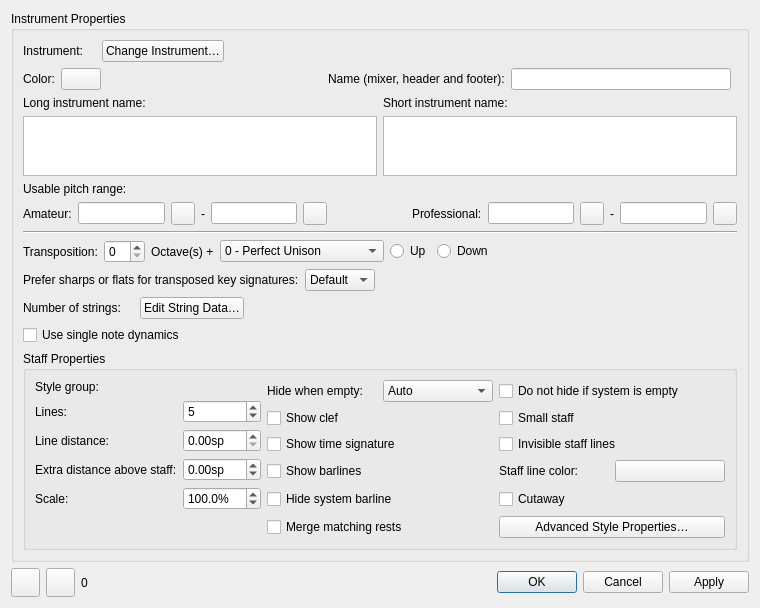
<?xml version="1.0" encoding="UTF-8"?>
<ui version="4.0">
 <class>EditStaffBase</class>
 <widget class="QDialog" name="EditStaffBase">
  <property name="geometry">
   <rect>
    <x>0</x>
    <y>0</y>
    <width>760</width>
    <height>608</height>
   </rect>
  </property>
  <property name="sizePolicy">
   <sizepolicy hsizetype="Preferred" vsizetype="Preferred">
    <horstretch>0</horstretch>
    <verstretch>0</verstretch>
   </sizepolicy>
  </property>
  <property name="minimumSize">
   <size>
    <width>0</width>
    <height>0</height>
   </size>
  </property>
  <property name="windowTitle">
   <string>Instrument / Staff Properties</string>
  </property>
  <layout class="QGridLayout" name="gridLayout">
   <item row="0" column="0" colspan="2">
    <widget class="QGroupBox" name="groupPartProps">
     <property name="sizePolicy">
      <sizepolicy hsizetype="Preferred" vsizetype="Expanding">
       <horstretch>0</horstretch>
       <verstretch>0</verstretch>
      </sizepolicy>
     </property>
     <property name="title">
      <string>Instrument Properties</string>
     </property>
     <layout class="QVBoxLayout" name="verticalLayout" stretch="0,1,0,0,0,0,0,0,0">
      <item>
       <layout class="QGridLayout" name="grid_PartProps">
        <property name="leftMargin">
         <number>0</number>
        </property>
        <item row="2" column="0" colspan="2">
         <layout class="QHBoxLayout" name="horizontalLayout_2">
          <property name="spacing">
           <number>6</number>
          </property>
          <item>
           <widget class="QLabel" name="labelInstrName">
            <property name="text">
             <string>Instrument:</string>
            </property>
            <property name="buddy">
             <cstring>instrumentName</cstring>
            </property>
           </widget>
          </item>
          <item>
           <widget class="QLabel" name="instrumentName"/>
          </item>
          <item>
           <widget class="QPushButton" name="changeInstrument">
            <property name="text">
             <string>Change Instrument…</string>
            </property>
           </widget>
          </item>
          <item>
           <spacer name="horizontalSpacer_4">
            <property name="orientation">
             <enum>Qt::Orientation::Horizontal</enum>
            </property>
            <property name="sizeHint" stdset="0">
             <size>
              <width>40</width>
              <height>20</height>
             </size>
            </property>
           </spacer>
          </item>
         </layout>
        </item>
        <item row="3" column="0">
         <layout class="QHBoxLayout" name="horizontalLayout_5">
          <item>
           <widget class="QLabel" name="label_InstrumentNameColor">
            <property name="text">
             <string>Color:</string>
            </property>
           </widget>
          </item>
          <item>
           <widget class="Awl::ColorLabel" name="color_2">
            <property name="focusPolicy">
             <enum>Qt::FocusPolicy::TabFocus</enum>
            </property>
           </widget>
          </item>
          <item>
           <spacer name="horizontalSpacer_5">
            <property name="orientation">
             <enum>Qt::Orientation::Horizontal</enum>
            </property>
            <property name="sizeHint" stdset="0">
             <size>
              <width>40</width>
              <height>20</height>
             </size>
            </property>
           </spacer>
          </item>
          <item>
           <widget class="QLabel" name="label_PartName">
            <property name="text">
             <string>Name (mixer, header and footer):</string>
            </property>
            <property name="buddy">
             <cstring>partName</cstring>
            </property>
           </widget>
          </item>
          <item>
           <widget class="QLineEdit" name="partName"/>
          </item>
         </layout>
        </item>
       </layout>
      </item>
      <item>
       <layout class="QGridLayout" name="grid_InstrNames">
        <item row="0" column="0">
         <widget class="QLabel" name="labelLongName">
          <property name="sizePolicy">
           <sizepolicy hsizetype="Fixed" vsizetype="Fixed">
            <horstretch>0</horstretch>
            <verstretch>0</verstretch>
           </sizepolicy>
          </property>
          <property name="text">
           <string>Long instrument name:</string>
          </property>
          <property name="buddy">
           <cstring>longName</cstring>
          </property>
         </widget>
        </item>
        <item row="0" column="1">
         <widget class="QLabel" name="labelShortName">
          <property name="sizePolicy">
           <sizepolicy hsizetype="Fixed" vsizetype="Fixed">
            <horstretch>0</horstretch>
            <verstretch>0</verstretch>
           </sizepolicy>
          </property>
          <property name="text">
           <string>Short instrument name:</string>
          </property>
          <property name="buddy">
           <cstring>shortName</cstring>
          </property>
         </widget>
        </item>
        <item row="1" column="0">
         <widget class="QTextEdit" name="longName">
          <property name="minimumSize">
           <size>
            <width>0</width>
            <height>40</height>
           </size>
          </property>
          <property name="tabChangesFocus">
           <bool>true</bool>
          </property>
         </widget>
        </item>
        <item row="1" column="1">
         <widget class="QTextEdit" name="shortName">
          <property name="minimumSize">
           <size>
            <width>0</width>
            <height>40</height>
           </size>
          </property>
          <property name="tabChangesFocus">
           <bool>true</bool>
          </property>
         </widget>
        </item>
       </layout>
      </item>
      <item>
       <widget class="QLabel" name="labelPitchRanges">
        <property name="text">
         <string>Usable pitch range:</string>
        </property>
       </widget>
      </item>
      <item>
       <layout class="QHBoxLayout" name="hLayout_PitchRanges">
        <item>
         <widget class="QLabel" name="label_7">
          <property name="text">
           <string>Amateur:</string>
          </property>
          <property name="buddy">
           <cstring>minPitchA</cstring>
          </property>
         </widget>
        </item>
        <item>
         <widget class="QLineEdit" name="minPitchA">
          <property name="readOnly">
           <bool>true</bool>
          </property>
         </widget>
        </item>
        <item>
         <widget class="QToolButton" name="minPitchASelect">
          <property name="text">
           <string notr="true"/>
          </property>
          <property name="icon">
           <iconset resource="musescore.qrc">
            <normaloff>:/data/icons/edit.svg</normaloff>:/data/icons/edit.svg</iconset>
          </property>
         </widget>
        </item>
        <item>
         <widget class="QLabel" name="label_9">
          <property name="text">
           <string notr="true">-</string>
          </property>
         </widget>
        </item>
        <item>
         <widget class="QLineEdit" name="maxPitchA">
          <property name="readOnly">
           <bool>true</bool>
          </property>
         </widget>
        </item>
        <item>
         <widget class="QToolButton" name="maxPitchASelect">
          <property name="text">
           <string notr="true"/>
          </property>
          <property name="icon">
           <iconset resource="musescore.qrc">
            <normaloff>:/data/icons/edit.svg</normaloff>:/data/icons/edit.svg</iconset>
          </property>
         </widget>
        </item>
        <item>
         <spacer name="horizontalSpacer">
          <property name="orientation">
           <enum>Qt::Orientation::Horizontal</enum>
          </property>
          <property name="sizeHint" stdset="0">
           <size>
            <width>100</width>
            <height>20</height>
           </size>
          </property>
         </spacer>
        </item>
        <item>
         <widget class="QLabel" name="label_8">
          <property name="text">
           <string>Professional:</string>
          </property>
          <property name="buddy">
           <cstring>minPitchP</cstring>
          </property>
         </widget>
        </item>
        <item>
         <widget class="QLineEdit" name="minPitchP">
          <property name="readOnly">
           <bool>true</bool>
          </property>
         </widget>
        </item>
        <item>
         <widget class="QToolButton" name="minPitchPSelect">
          <property name="text">
           <string notr="true"/>
          </property>
          <property name="icon">
           <iconset resource="musescore.qrc">
            <normaloff>:/data/icons/edit.svg</normaloff>:/data/icons/edit.svg</iconset>
          </property>
         </widget>
        </item>
        <item>
         <widget class="QLabel" name="label_10">
          <property name="text">
           <string notr="true">-</string>
          </property>
         </widget>
        </item>
        <item>
         <widget class="QLineEdit" name="maxPitchP">
          <property name="readOnly">
           <bool>true</bool>
          </property>
         </widget>
        </item>
        <item>
         <widget class="QToolButton" name="maxPitchPSelect">
          <property name="text">
           <string notr="true"/>
          </property>
          <property name="icon">
           <iconset resource="musescore.qrc">
            <normaloff>:/data/icons/edit.svg</normaloff>:/data/icons/edit.svg</iconset>
          </property>
         </widget>
        </item>
       </layout>
      </item>
      <item>
       <widget class="Line" name="line">
        <property name="orientation">
         <enum>Qt::Orientation::Horizontal</enum>
        </property>
       </widget>
      </item>
      <item>
       <layout class="QVBoxLayout" name="vLayout_Transposition">
        <item>
         <layout class="QHBoxLayout" name="transp_Main">
          <item>
           <widget class="QLabel" name="labelTransp">
            <property name="toolTip">
             <string>Interval from written to sounding pitch</string>
            </property>
            <property name="text">
             <string>Transposition:</string>
            </property>
            <property name="buddy">
             <cstring>iList</cstring>
            </property>
           </widget>
          </item>
          <item>
           <widget class="QSpinBox" name="octave">
            <property name="accessibleName">
             <string>Octave</string>
            </property>
            <property name="maximum">
             <number>10</number>
            </property>
           </widget>
          </item>
          <item>
           <widget class="QLabel" name="label_11">
            <property name="text">
             <string>Octave(s) +</string>
            </property>
            <property name="buddy">
             <cstring>octave</cstring>
            </property>
           </widget>
          </item>
          <item>
           <widget class="QComboBox" name="iList">
            <property name="sizePolicy">
             <sizepolicy hsizetype="Preferred" vsizetype="Fixed">
              <horstretch>0</horstretch>
              <verstretch>0</verstretch>
             </sizepolicy>
            </property>
            <property name="accessibleName">
             <string>Interval</string>
            </property>
            <item>
             <property name="text">
              <string>0 - Perfect Unison</string>
             </property>
            </item>
            <item>
             <property name="text">
              <string>1 - Augmented Unison</string>
             </property>
            </item>
            <item>
             <property name="text">
              <string>0 - Diminished Second</string>
             </property>
            </item>
            <item>
             <property name="text">
              <string>1 - Minor Second</string>
             </property>
            </item>
            <item>
             <property name="text">
              <string>2 - Major Second</string>
             </property>
            </item>
            <item>
             <property name="text">
              <string>3 - Augmented Second</string>
             </property>
            </item>
            <item>
             <property name="text">
              <string>2 - Diminished Third</string>
             </property>
            </item>
            <item>
             <property name="text">
              <string>3 - Minor Third</string>
             </property>
            </item>
            <item>
             <property name="text">
              <string>4 - Major Third</string>
             </property>
            </item>
            <item>
             <property name="text">
              <string>5 - Augmented Third</string>
             </property>
            </item>
            <item>
             <property name="text">
              <string>4 - Diminished Fourth</string>
             </property>
            </item>
            <item>
             <property name="text">
              <string>5 - Perfect Fourth</string>
             </property>
            </item>
            <item>
             <property name="text">
              <string>6 - Augmented Fourth</string>
             </property>
            </item>
            <item>
             <property name="text">
              <string>6 - Diminished Fifth</string>
             </property>
            </item>
            <item>
             <property name="text">
              <string>7 - Perfect Fifth</string>
             </property>
            </item>
            <item>
             <property name="text">
              <string>8 - Augmented Fifth</string>
             </property>
            </item>
            <item>
             <property name="text">
              <string>7 - Diminished Sixth</string>
             </property>
            </item>
            <item>
             <property name="text">
              <string>8 - Minor Sixth</string>
             </property>
            </item>
            <item>
             <property name="text">
              <string>9 - Major Sixth</string>
             </property>
            </item>
            <item>
             <property name="text">
              <string>10 - Augmented Sixth</string>
             </property>
            </item>
            <item>
             <property name="text">
              <string>9 - Diminished Seventh</string>
             </property>
            </item>
            <item>
             <property name="text">
              <string>10 - Minor Seventh</string>
             </property>
            </item>
            <item>
             <property name="text">
              <string>11 - Major Seventh</string>
             </property>
            </item>
            <item>
             <property name="text">
              <string>12 - Augmented Seventh</string>
             </property>
            </item>
            <item>
             <property name="text">
              <string>11 - Diminished Octave</string>
             </property>
            </item>
            <item>
             <property name="text">
              <string>12 - Perfect Octave</string>
             </property>
            </item>
           </widget>
          </item>
          <item>
           <widget class="QRadioButton" name="up">
            <property name="text">
             <string>Up</string>
            </property>
           </widget>
          </item>
          <item>
           <widget class="QRadioButton" name="down">
            <property name="text">
             <string>Down</string>
            </property>
           </widget>
          </item>
          <item>
           <spacer name="horizontalSpacer_1">
            <property name="orientation">
             <enum>Qt::Orientation::Horizontal</enum>
            </property>
            <property name="sizeHint" stdset="0">
             <size>
              <width>17</width>
              <height>18</height>
             </size>
            </property>
           </spacer>
          </item>
         </layout>
        </item>
        <item>
         <widget class="QWidget" name="transp_PreferSharpFlat" native="true">
          <layout class="QHBoxLayout" name="transp_PreferSharpFlat_Layout">
           <property name="spacing">
            <number>6</number>
           </property>
           <property name="leftMargin">
            <number>0</number>
           </property>
           <property name="topMargin">
            <number>0</number>
           </property>
           <property name="rightMargin">
            <number>0</number>
           </property>
           <property name="bottomMargin">
            <number>0</number>
           </property>
           <item>
            <widget class="QLabel" name="labelPreferSharpFlat">
             <property name="text">
              <string>Prefer sharps or flats for transposed key signatures:</string>
             </property>
            </widget>
           </item>
           <item>
            <widget class="QComboBox" name="preferSharpFlat">
             <item>
              <property name="text">
               <string>Default</string>
              </property>
             </item>
             <item>
              <property name="text">
               <string>Sharps</string>
              </property>
             </item>
             <item>
              <property name="text">
               <string>Flats</string>
              </property>
             </item>
            </widget>
           </item>
           <item>
            <spacer name="horizontalSpacer_7">
             <property name="orientation">
              <enum>Qt::Orientation::Horizontal</enum>
             </property>
             <property name="sizeHint" stdset="0">
              <size>
               <width>40</width>
               <height>20</height>
              </size>
             </property>
            </spacer>
           </item>
          </layout>
         </widget>
        </item>
       </layout>
      </item>
      <item>
       <widget class="QFrame" name="stringDataFrame">
        <layout class="QHBoxLayout" name="horizontalLayout_4">
         <property name="spacing">
          <number>6</number>
         </property>
         <property name="leftMargin">
          <number>0</number>
         </property>
         <property name="topMargin">
          <number>0</number>
         </property>
         <property name="rightMargin">
          <number>0</number>
         </property>
         <property name="bottomMargin">
          <number>0</number>
         </property>
         <item>
          <widget class="QLabel" name="labelNumOfStrings">
           <property name="text">
            <string>Number of strings:</string>
           </property>
           <property name="buddy">
            <cstring>numOfStrings</cstring>
           </property>
          </widget>
         </item>
         <item>
          <widget class="QLabel" name="numOfStrings"/>
         </item>
         <item>
          <widget class="QPushButton" name="editStringData">
           <property name="text">
            <string>Edit String Data…</string>
           </property>
          </widget>
         </item>
         <item>
          <spacer name="horizontalSpacer_2">
           <property name="orientation">
            <enum>Qt::Orientation::Horizontal</enum>
           </property>
           <property name="sizeHint" stdset="0">
            <size>
             <width>40</width>
             <height>20</height>
            </size>
           </property>
          </spacer>
         </item>
        </layout>
       </widget>
      </item>
      <item>
       <widget class="QCheckBox" name="singleNoteDynamics">
        <property name="accessibleName">
         <string>Use single note dynamics</string>
        </property>
        <property name="text">
         <string>Use single note dynamics</string>
        </property>
       </widget>
      </item>
      <item>
       <widget class="QGroupBox" name="groupStaffProps">
        <property name="sizePolicy">
         <sizepolicy hsizetype="Preferred" vsizetype="Expanding">
          <horstretch>0</horstretch>
          <verstretch>0</verstretch>
         </sizepolicy>
        </property>
        <property name="minimumSize">
         <size>
          <width>0</width>
          <height>0</height>
         </size>
        </property>
        <property name="title">
         <string>Staff Properties</string>
        </property>
        <layout class="QVBoxLayout" name="verticalLayout_2">
         <item>
          <layout class="QGridLayout" name="grid_StaffProps">
           <item row="4" column="2">
            <widget class="QCheckBox" name="cutaway">
             <property name="text">
              <string>Cutaway</string>
             </property>
            </widget>
           </item>
           <item row="4" column="1">
            <widget class="QCheckBox" name="hideSystemBarLine">
             <property name="text">
              <string>Hide system barline</string>
             </property>
            </widget>
           </item>
           <item row="1" column="2">
            <widget class="QCheckBox" name="isSmallCheckbox">
             <property name="sizePolicy">
              <sizepolicy hsizetype="Minimum" vsizetype="Fixed">
               <horstretch>0</horstretch>
               <verstretch>0</verstretch>
              </sizepolicy>
             </property>
             <property name="text">
              <string>Small staff</string>
             </property>
            </widget>
           </item>
           <item row="1" column="1">
            <widget class="QCheckBox" name="showClef">
             <property name="text">
              <string>Show clef</string>
             </property>
            </widget>
           </item>
           <item row="3" column="2">
            <layout class="QHBoxLayout" name="hLayout_LineColor">
             <item>
              <widget class="QLabel" name="labelColor">
               <property name="text">
                <string>Staff line color:</string>
               </property>
               <property name="buddy">
                <cstring>color</cstring>
               </property>
              </widget>
             </item>
             <item>
              <widget class="Awl::ColorLabel" name="color">
               <property name="focusPolicy">
                <enum>Qt::FocusPolicy::TabFocus</enum>
               </property>
              </widget>
             </item>
            </layout>
           </item>
           <item row="3" column="1">
            <widget class="QCheckBox" name="showBarlines">
             <property name="text">
              <string>Show barlines</string>
             </property>
            </widget>
           </item>
           <item row="2" column="1">
            <widget class="QCheckBox" name="showTimesig">
             <property name="text">
              <string>Show time signature</string>
             </property>
            </widget>
           </item>
           <item row="0" column="2">
            <widget class="QCheckBox" name="showIfEmpty">
             <property name="text">
              <string>Do not hide if system is empty</string>
             </property>
            </widget>
           </item>
           <item row="2" column="2">
            <widget class="QCheckBox" name="invisible">
             <property name="text">
              <string>Invisible staff lines</string>
             </property>
            </widget>
           </item>
           <item row="5" column="2">
            <widget class="QPushButton" name="changeStaffType">
             <property name="text">
              <string>Advanced Style Properties…</string>
             </property>
            </widget>
           </item>
           <item row="0" column="0" rowspan="5">
            <layout class="QFormLayout" name="formLayout">
             <property name="fieldGrowthPolicy">
              <enum>QFormLayout::FieldGrowthPolicy::AllNonFixedFieldsGrow</enum>
             </property>
             <property name="labelAlignment">
              <set>Qt::AlignmentFlag::AlignLeading|Qt::AlignmentFlag::AlignLeft|Qt::AlignmentFlag::AlignVCenter</set>
             </property>
             <item row="1" column="0">
              <widget class="QLabel" name="labelNumOfLines">
               <property name="text">
                <string>Lines:</string>
               </property>
               <property name="textFormat">
                <enum>Qt::TextFormat::PlainText</enum>
               </property>
               <property name="buddy">
                <cstring>lines</cstring>
               </property>
              </widget>
             </item>
             <item row="1" column="1">
              <widget class="QSpinBox" name="lines">
               <property name="minimum">
                <number>0</number>
               </property>
               <property name="maximum">
                <number>14</number>
               </property>
               <property name="value">
                <number>5</number>
               </property>
              </widget>
             </item>
             <item row="2" column="0">
              <widget class="QLabel" name="labelLineDist">
               <property name="text">
                <string>Line distance:</string>
               </property>
               <property name="buddy">
                <cstring>lineDistance</cstring>
               </property>
              </widget>
             </item>
             <item row="2" column="1">
              <widget class="QDoubleSpinBox" name="lineDistance">
               <property name="sizePolicy">
                <sizepolicy hsizetype="Preferred" vsizetype="Fixed">
                 <horstretch>0</horstretch>
                 <verstretch>0</verstretch>
                </sizepolicy>
               </property>
               <property name="suffix">
                <string>sp</string>
               </property>
               <property name="singleStep">
                <double>0.250000000000000</double>
               </property>
              </widget>
             </item>
             <item row="4" column="0">
              <widget class="QLabel" name="labelExtraDist">
               <property name="text">
                <string>Extra distance above staff:</string>
               </property>
               <property name="buddy">
                <cstring>spinExtraDistance</cstring>
               </property>
              </widget>
             </item>
             <item row="4" column="1">
              <widget class="QDoubleSpinBox" name="spinExtraDistance">
               <property name="suffix">
                <string>sp</string>
               </property>
               <property name="minimum">
                <double>-50.000000000000000</double>
               </property>
               <property name="maximum">
                <double>50.000000000000000</double>
               </property>
               <property name="singleStep">
                <double>0.250000000000000</double>
               </property>
              </widget>
             </item>
             <item row="5" column="0">
              <widget class="QLabel" name="label">
               <property name="text">
                <string>Scale:</string>
               </property>
              </widget>
             </item>
             <item row="5" column="1">
              <widget class="QDoubleSpinBox" name="mag">
               <property name="suffix">
                <string>%</string>
               </property>
               <property name="decimals">
                <number>1</number>
               </property>
               <property name="minimum">
                <double>10.000000000000000</double>
               </property>
               <property name="maximum">
                <double>1000.000000000000000</double>
               </property>
               <property name="value">
                <double>100.000000000000000</double>
               </property>
              </widget>
             </item>
             <item row="0" column="0">
              <widget class="QLabel" name="labelStaffGroup">
               <property name="text">
                <string>Style group:</string>
               </property>
               <property name="buddy">
                <cstring>staffGroupName</cstring>
               </property>
              </widget>
             </item>
             <item row="0" column="1">
              <widget class="QLabel" name="staffGroupName"/>
             </item>
            </layout>
           </item>
           <item row="0" column="1">
            <layout class="QHBoxLayout" name="horizontalLayout">
             <item>
              <widget class="QLabel" name="label_2">
               <property name="text">
                <string>Hide when empty:</string>
               </property>
              </widget>
             </item>
             <item>
              <widget class="QComboBox" name="hideMode">
               <item>
                <property name="text">
                 <string>Auto</string>
                </property>
               </item>
               <item>
                <property name="text">
                 <string>Always</string>
                </property>
               </item>
               <item>
                <property name="text">
                 <string>Never</string>
                </property>
               </item>
               <item>
                <property name="text">
                 <string>Instrument</string>
                </property>
               </item>
              </widget>
             </item>
            </layout>
           </item>
           <item row="5" column="1">
            <widget class="QCheckBox" name="mergeMatchingRests">
             <property name="text">
              <string>Merge matching rests</string>
             </property>
            </widget>
           </item>
          </layout>
         </item>
        </layout>
       </widget>
      </item>
     </layout>
    </widget>
   </item>
   <item row="1" column="0">
    <layout class="QHBoxLayout" name="groupPrevNextButtons">
     <item>
      <widget class="QToolButton" name="previousButton">
       <property name="minimumSize">
        <size>
         <width>29</width>
         <height>29</height>
        </size>
       </property>
       <property name="toolTip">
        <string>Apply and go to previous staff</string>
       </property>
       <property name="text">
        <string notr="true"/>
       </property>
       <property name="icon">
        <iconset resource="musescore.qrc">
         <normaloff>:/data/icons/arrow_up.svg</normaloff>:/data/icons/arrow_up.svg</iconset>
       </property>
      </widget>
     </item>
     <item>
      <widget class="QToolButton" name="nextButton">
       <property name="minimumSize">
        <size>
         <width>29</width>
         <height>29</height>
        </size>
       </property>
       <property name="toolTip">
        <string>Apply and go to next staff</string>
       </property>
       <property name="text">
        <string notr="true"/>
       </property>
       <property name="icon">
        <iconset resource="musescore.qrc">
         <normaloff>:/data/icons/arrow_down.svg</normaloff>:/data/icons/arrow_down.svg</iconset>
       </property>
      </widget>
     </item>
     <item>
      <widget class="QLabel" name="currentStaffNumber">
       <property name="text">
        <string>0</string>
       </property>
      </widget>
     </item>
     <item>
      <spacer name="horizontalSpacer_3">
       <property name="orientation">
        <enum>Qt::Orientation::Horizontal</enum>
       </property>
       <property name="sizeHint" stdset="0">
        <size>
         <width>40</width>
         <height>20</height>
        </size>
       </property>
      </spacer>
     </item>
    </layout>
   </item>
   <item row="1" column="1">
    <widget class="QDialogButtonBox" name="buttonBox">
     <property name="orientation">
      <enum>Qt::Orientation::Horizontal</enum>
     </property>
     <property name="standardButtons">
      <set>QDialogButtonBox::StandardButton::Apply|QDialogButtonBox::StandardButton::Cancel|QDialogButtonBox::StandardButton::Ok</set>
     </property>
    </widget>
   </item>
  </layout>
 </widget>
 <customwidgets>
  <customwidget>
   <class>Awl::ColorLabel</class>
   <extends>QPushButton</extends>
   <header>awl/colorlabel.h</header>
   <container>1</container>
  </customwidget>
 </customwidgets>
 <tabstops>
  <tabstop>lines</tabstop>
  <tabstop>lineDistance</tabstop>
  <tabstop>spinExtraDistance</tabstop>
  <tabstop>mag</tabstop>
  <tabstop>hideMode</tabstop>
  <tabstop>showIfEmpty</tabstop>
  <tabstop>showClef</tabstop>
  <tabstop>showTimesig</tabstop>
  <tabstop>showBarlines</tabstop>
  <tabstop>hideSystemBarLine</tabstop>
  <tabstop>isSmallCheckbox</tabstop>
  <tabstop>invisible</tabstop>
  <tabstop>color</tabstop>
  <tabstop>cutaway</tabstop>
  <tabstop>changeStaffType</tabstop>
  <tabstop>changeInstrument</tabstop>
  <tabstop>partName</tabstop>
  <tabstop>longName</tabstop>
  <tabstop>shortName</tabstop>
  <tabstop>minPitchA</tabstop>
  <tabstop>minPitchASelect</tabstop>
  <tabstop>maxPitchA</tabstop>
  <tabstop>maxPitchASelect</tabstop>
  <tabstop>minPitchP</tabstop>
  <tabstop>minPitchPSelect</tabstop>
  <tabstop>maxPitchP</tabstop>
  <tabstop>maxPitchPSelect</tabstop>
  <tabstop>octave</tabstop>
  <tabstop>iList</tabstop>
  <tabstop>up</tabstop>
  <tabstop>down</tabstop>
  <tabstop>preferSharpFlat</tabstop>
  <tabstop>numOfStrings</tabstop>
  <tabstop>editStringData</tabstop>
  <tabstop>singleNoteDynamics</tabstop>
  <tabstop>previousButton</tabstop>
  <tabstop>nextButton</tabstop>
 </tabstops>
 <resources>
  <include location="musescore.qrc"/>
 </resources>
 <connections>
  <connection>
   <sender>buttonBox</sender>
   <signal>accepted()</signal>
   <receiver>EditStaffBase</receiver>
   <slot>accept()</slot>
   <hints>
    <hint type="sourcelabel">
     <x>248</x>
     <y>254</y>
    </hint>
    <hint type="destinationlabel">
     <x>157</x>
     <y>274</y>
    </hint>
   </hints>
  </connection>
  <connection>
   <sender>buttonBox</sender>
   <signal>rejected()</signal>
   <receiver>EditStaffBase</receiver>
   <slot>reject()</slot>
   <hints>
    <hint type="sourcelabel">
     <x>316</x>
     <y>260</y>
    </hint>
    <hint type="destinationlabel">
     <x>286</x>
     <y>274</y>
    </hint>
   </hints>
  </connection>
 </connections>
</ui>
